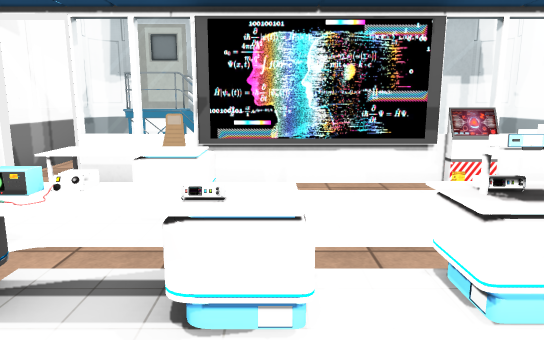
[1] (above)

14 first-person views from a walk through a 3-D level made in the Unity game engine. The camera is 1.5 m above the floor, tilts 10° down and sees 70° across. Doors are open. The floor is counted in squares, 1 m on a side. Each view is taken from the middle of a square. On the plan, view 1 faces up. The plan holds only what a view shows up to about 17 squares ahead; the rest is blank. The place goes on beyond the plan. The player character is not drawn. Some surface patterns are stand-ins.

[2]
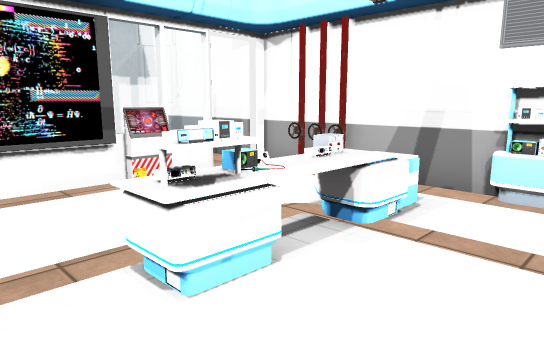

[3]
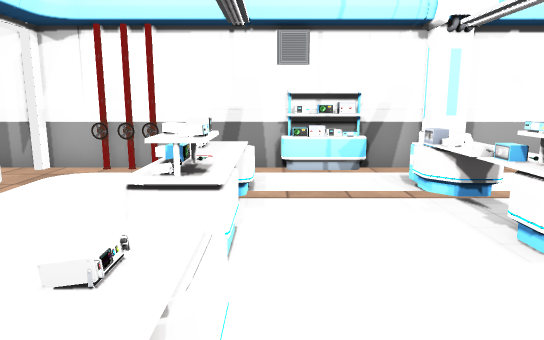

[4]
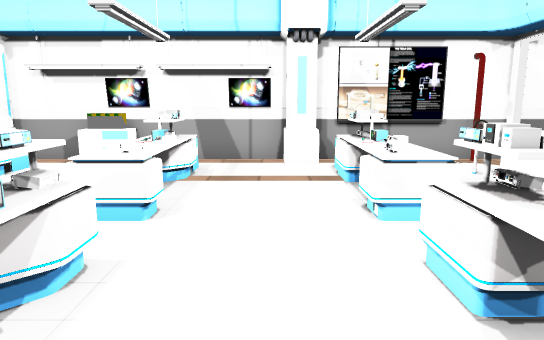

[5]
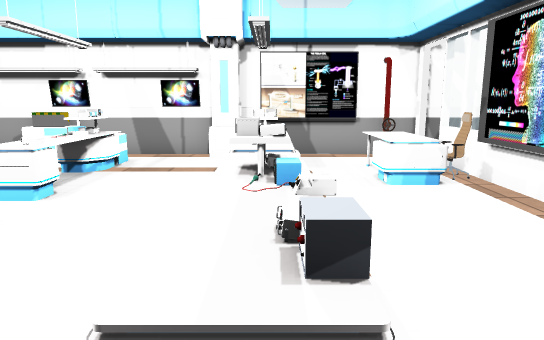

[6]
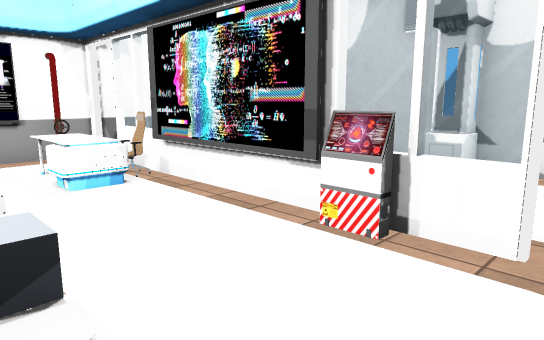

[7]
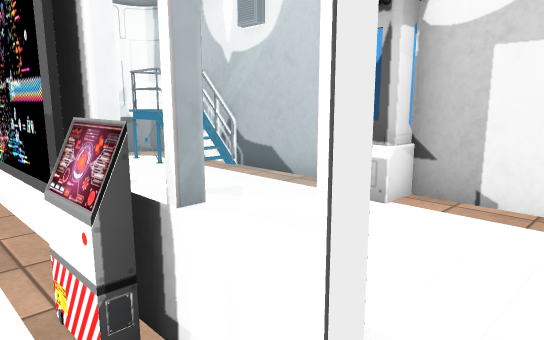

[8]
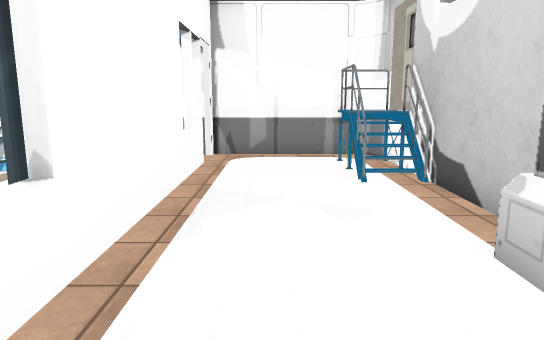

[9]
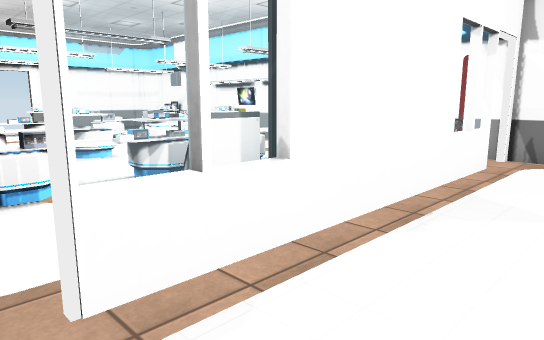

[10]
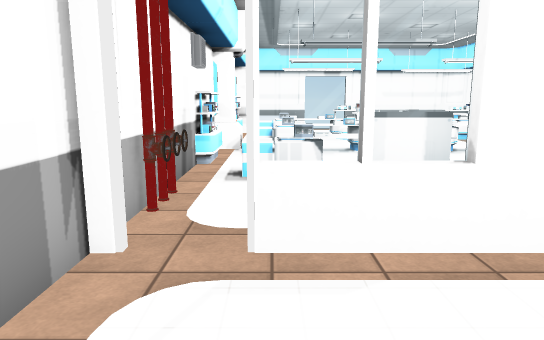

[11]
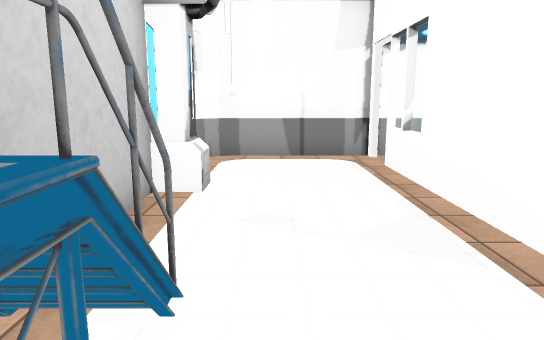

[12]
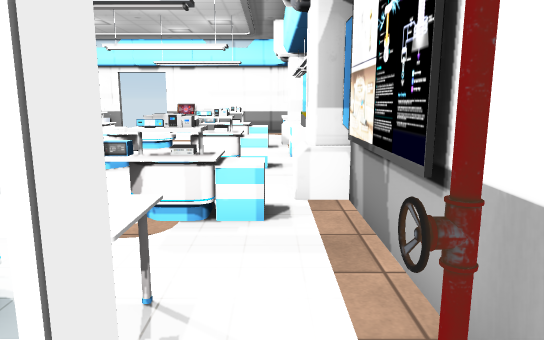

[13]
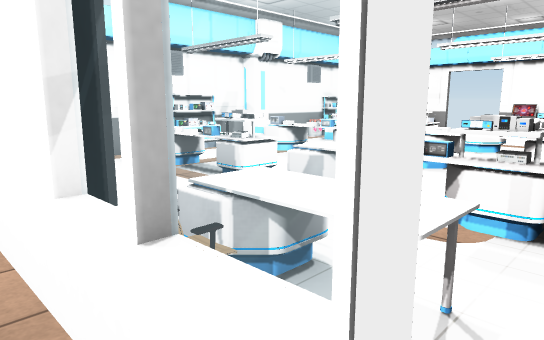

[14]
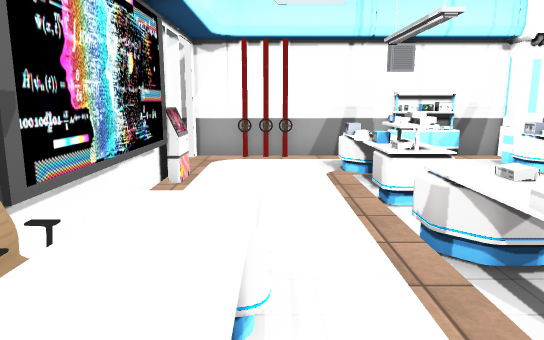

### Floor plan
Ten units are one square. View 1 is at (0, 0); x grows to the right and y downward. Boxes are objects, and circles mark ways between rooms. Rooms are numbered by the first view taken in them; rooms with no view inside come last. Other rooms are left out.
<svg viewBox="-60 -130 140 170">
<path fill="none" stroke="#000" d="M-24 -26 -30 -26 -30 -31 -25 -31M-26 7 -26 12M-30 8 -24 8M30 -69 -14 -69 -14 -74M40 -69 31 -69M68 -14 68 -45M52 -71 -36 -71M68 -54 68 -71M68 15 68 -6M-52 -71 -52 35M-12 -107 -19 -109M30 -69 40 -69M-12 -109 -20 -107 -22 -108M-15 -105 -27 -108M25 -120 -24 -120M-21 -107 -41 -107M-21 -108 -27 -107M-12 -120 -24 -117M-36 -73 52 -73M68 -72 68 -113 66 -118 62 -120 35 -120M-52 -115 -52 -73M-16 -119 -16 -107M-18 -119 -18 -105"/>
<rect x="-55" y="-25" width="20" height="10" fill="#bbb"><title>pillar</title></rect>
<rect x="-55" y="-65" width="10" height="10" fill="#bbb"><title>pipe</title></rect>
<rect x="-45" y="5" width="10" height="10" fill="#bbb"><title>other object</title></rect>
<rect x="-45" y="-35" width="10" height="10" fill="#bbb"><title>cabinet</title></rect>
<rect x="-35" y="5" width="40" height="20" fill="#bbb"><title>desk</title></rect>
<rect x="-35" y="-35" width="40" height="20" fill="#bbb"><title>desk</title></rect>
<rect x="-35" y="-65" width="30" height="20" fill="#bbb"><title>desk</title></rect>
<rect x="-25" y="-75" width="10" height="10" fill="#bbb"><title>chair</title></rect>
<rect x="5" y="5" width="50" height="20" fill="#bbb"><title>desk</title></rect>
<rect x="5" y="-35" width="50" height="20" fill="#bbb"><title>desk</title></rect>
<rect x="45" y="5" width="20" height="10" fill="#bbb"><title>cabinet</title></rect>
<rect x="45" y="-35" width="10" height="10" fill="#bbb"><title>cabinet</title></rect>
<rect x="55" y="15" width="10" height="10" fill="#bbb"><title>pillar</title></rect>
<rect x="65" y="-15" width="10" height="10" fill="#bbb"><title>shelf</title></rect>
<rect x="65" y="-55" width="10" height="10" fill="#bbb"><title>pipe</title></rect>
<rect x="25" y="-125" width="10" height="20" fill="#bbb"><title>pillar</title></rect>
<circle cx="-45" cy="-70" r="3" fill="#2a7"/>
<circle cx="60" cy="-70" r="3" fill="#2a7"/>
<text x="10" y="-20">1</text>
<text x="10" y="-90">2</text>
</svg>
Room 1 opens to room 2.

Where each view was taken, in squares from view 1:
view 1: 0 up, 0 right, facing up
view 2: 0 up, 0 right, facing up-right
view 3: 2 up, 2 left, facing right
view 4: 1 up, 5 right, facing left
view 5: 3 up, 6 right, facing left
view 6: 3 up, 6 right, facing up-left
view 7: 6 up, 6 right, facing up-left
view 8: 9 up, 6 right, facing left
view 9: 10 up, 6 right, facing down-left
view 10: 11 up, 5 right, facing down
view 11: 10 up, 4 left, facing right
view 12: 8 up, 4 left, facing down
view 13: 8 up, 4 left, facing down-right
view 14: 5 up, 4 left, facing right
